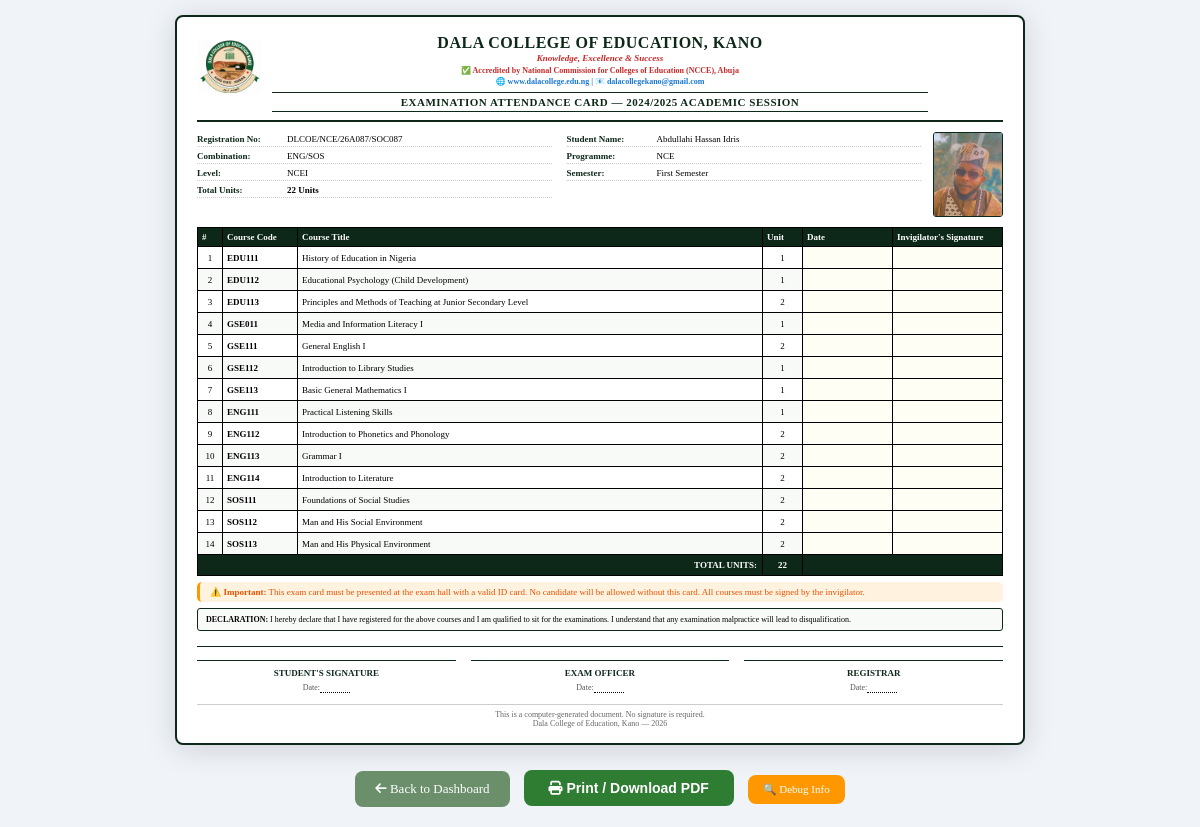
/exam_card.php (signed in), run on the app's committed database.
### tables this page shows
CREATE TABLE `students` (
  `id` int(11) NOT NULL,
  `reg_no` varchar(50) NOT NULL,
  `student_id` varchar(50) DEFAULT NULL,
  `username` varchar(50) DEFAULT NULL,
  `password` varchar(255) NOT NULL,
  `fullname` varchar(100) NOT NULL,
  `email` varchar(100) DEFAULT NULL,
  `phone` varchar(20) DEFAULT NULL,
  `course` varchar(100) DEFAULT NULL,
  `programme` varchar(50) DEFAULT NULL,
  `level` varchar(20) DEFAULT 'NCE III',
  `department` varchar(100) DEFAULT NULL,
  `gender` enum('Male','Female','Other') DEFAULT NULL,
  `dob` date DEFAULT NULL,
  `address` text DEFAULT NULL,
  `guardian_name` varchar(200) DEFAULT NULL,
  `guardian_phone` varchar(20) DEFAULT NULL,
  `branch_code` varchar(20) DEFAULT NULL,
  `status` enum('active','inactive','graduated','pending') DEFAULT 'pending',
  `photo` varchar(255) DEFAULT NULL,
  `created_at` timestamp NOT NULL DEFAULT current_timestamp(),
  `updated_at` timestamp NOT NULL DEFAULT current_timestamp() ON UPDATE current_timestamp(),
  `combination` varchar(20) DEFAULT NULL,
  `marital_status` varchar(20) DEFAULT 'Single',
  `religion` varchar(50) DEFAULT 'Islam',
  `state_of_origin` varchar(50) DEFAULT 'Kano',
  `nationality` varchar(50) DEFAULT 'Nigerian',
  `place_of_birth` varchar(100) DEFAULT 'Kano',
  `lga` varchar(50) DEFAULT 'Dala',
  `permanent_address` text DEFAULT NULL,
  `exam_type` varchar(50) DEFAULT 'WAEC',
  `sponsorship_type` varchar(50) DEFAULT 'Parent/Guardian',
  `sponsor_name` varchar(100) DEFAULT NULL,
  `sponsor_address` text DEFAULT NULL,
  `subject1` varchar(100) DEFAULT NULL,
  `grade1` varchar(5) DEFAULT NULL,
  `month1` varchar(20) DEFAULT NULL,
  `year1` varchar(10) DEFAULT NULL,
  `centre1` varchar(50) DEFAULT NULL,
  `cand1` varchar(50) DEFAULT NULL,
  `subject2` varchar(100) DEFAULT NULL,
  `grade2` varchar(5) DEFAULT NULL,
  `month2` varchar(20) DEFAULT NULL,
  `year2` varchar(10) DEFAULT NULL,
  `centre2` varchar(50) DEFAULT NULL,
  `cand2` varchar(50) DEFAULT NULL,
  `subject3` varchar(100) DEFAULT NULL,
  `grade3` varchar(5) DEFAULT NULL,
  `month3` varchar(20) DEFAULT NULL,
  `year3` varchar(10) DEFAULT NULL,
  `centre3` varchar(50) DEFAULT NULL,
  `cand3` varchar(50) DEFAULT NULL,
  `subject4` varchar(100) DEFAULT NULL,
  `grade4` varchar(5) DEFAULT NULL,
  `month4` varchar(20) DEFAULT NULL,
  `year4` varchar(10) DEFAULT NULL,
  `centre4` varchar(50) DEFAULT NULL,
  `cand4` varchar(50) DEFAULT NULL,
  `subject5` varchar(100) DEFAULT NULL,
  `grade5` varchar(5) DEFAULT NULL,
  `month5` varchar(20) DEFAULT NULL,
  `year5` varchar(10) DEFAULT NULL,
  `centre5` varchar(50) DEFAULT NULL,
  `cand5` varchar(50) DEFAULT NULL,
  `guardian_address` text DEFAULT NULL
);

CREATE TABLE `course_registrations` (
  `id` int(11) NOT NULL,
  `student_id` int(11) DEFAULT NULL,
  `course_code` varchar(50) NOT NULL,
  `course_title` varchar(200) DEFAULT NULL,
  `semester` varchar(20) DEFAULT NULL,
  `level` varchar(20) DEFAULT NULL,
  `academic_year` varchar(10) DEFAULT NULL,
  `credits` int(11) DEFAULT 3,
  `branch_code` varchar(20) DEFAULT NULL,
  `status` enum('registered','completed','dropped') DEFAULT 'registered',
  `grade` varchar(2) DEFAULT NULL,
  `registration_date` date DEFAULT NULL,
  `created_at` timestamp NOT NULL DEFAULT current_timestamp()
);

### exam_card.php (the view, shortened to what this page needs)
<?php
include 'connect.php';
$student_id = $_SESSION['user_id'];
$stmt = $conn->prepare("SELECT * FROM students WHERE id = ?");
$stmt->bind_param("i", $student_id);
$stmt->execute();
$result = $stmt->get_result();
$student = $result->fetch_assoc();
$student_level_raw = $student['level'] ?? 'NCEI';
$student_level = str_replace(' ', '', $student_level_raw);
$student_combination = !empty($student['combination'])
    ? trim($student['combination'])
    : trim($student['course']);
$selected_level = isset($_GET['level']) ? mysqli_real_escape_string($conn, $_GET['level']) : $student_level;
$selected_semester = isset($_GET['semester']) ? mysqli_real_escape_string($conn, $_GET['semester']) : 'First Semester';
$academic_year = '2024/2025';
$reg_query = "SELECT * FROM course_registrations
              WHERE student_id = $student_id
              AND level = '$selected_level'
              AND semester = '$selected_semester'
              AND academic_year = '$academic_year'
              AND status != 'dropped'
              ORDER BY FIELD(SUBSTRING(course_code, 1, 3), 'EDU', 'GSE', 'PED', 'CSC', 'BIO', 'ISC', 'PHY', 'ENG', 'ECO', 'ARB', 'ISS', 'HAU', 'SOS'), course_code";
$reg_result = mysqli_query($conn, $reg_query);
$registered_courses = [];
$total_units = 0;
if ($reg_result) {
    while ($row = mysqli_fetch_assoc($reg_result)) {
        $registered_courses[] = $row;
        $total_units += $row['credits'];
    }
}
$photo_path = "uploads/students/default.png";
if (!empty($student['photo']) && file_exists("uploads/students/" . $student['photo'])) {
    $photo_path = "uploads/students/" . $student['photo'];
} elseif (!empty($student['reg_no']) && file_exists("uploads/students/" . $student['reg_no'] . ".jpg")) {
    $photo_path = "uploads/students/" . $student['reg_no'] . ".jpg";
} elseif (!empty($student['reg_no']) && file_exists("uploads/students/" . $student['reg_no'] . ".png")) {
    $photo_path = "uploads/students/" . $student['reg_no'] . ".png";
}
?>
<!DOCTYPE html>
<html lang="en">
<head>
    <link rel="stylesheet" href="https://cdnjs.cloudflare.com/ajax/libs/font-awesome/6.4.0/css/all.min.css">
</head>
<body>
<div class="card-container" id="printArea">
    <div class="exam-header">
        <div class="exam-logo-left">
            <img src="images/dala-logo.png" alt="Dala College Logo">
        </div>
        <div class="exam-header-text">
            <div class="exam-college-name">DALA COLLEGE OF EDUCATION, KANO</div>
            <div class="exam-motto">Knowledge, Excellence &amp; Success</div>
            <div class="exam-accreditation">✅ Accredited by National Commission for Colleges of Education (NCCE), Abuja</div>
            <div class="exam-contact">🌐 www.dalacollege.edu.ng | 📧 dalacollegekano@gmail.com</div>
            <div class="exam-form-title">Examination Attendance Card — <?php echo $academic_year; ?> Academic Session</div>
        </div>
    </div>
    <div class="exam-body-info">
        <div class="info-wrapper">
            <div class="student-details">
                <div class="row">
                    <span class="label">Registration No:</span>
                    <span class="value"><?php echo htmlspecialchars($student['reg_no'] ?? 'N/A'); ?></span>
                </div>
                <div class="row">
                    <span class="label">Student Name:</span>
                    <span class="value"><?php echo htmlspecialchars($student['fullname'] ?? 'N/A'); ?></span>
                </div>
                <div class="row">
                    <span class="label">Combination:</span>
                    <span class="value"><?php echo htmlspecialchars($student_combination); ?></span>
                </div>
                <div class="row">
                    <span class="label">Programme:</span>
                    <span class="value"><?php echo htmlspecialchars($student['programme'] ?? 'NCE'); ?></span>
                </div>
                <div class="row">
                    <span class="label">Level:</span>
                    <span class="value"><?php echo htmlspecialchars($selected_level); ?></span>
                </div>
                <div class="row">
                    <span class="label">Semester:</span>
                    <span class="value"><?php echo htmlspecialchars($selected_semester); ?></span>
                </div>
                <div class="row">
                    <span class="label">Total Units:</span>
                    <span class="value"><strong><?php echo $total_units; ?> Units</strong></span>
                </div>
            </div>
            <div class="student-photo">
                <img src="<?php echo $photo_path; ?>" alt="Student Photo"
                     onerror="this.src='https://via.placeholder.com/70x85/cccccc/333333?text=PHOTO'">
            </div>
        </div>
    </div>
    <table class="exam-table">
        <thead>
            <tr>
                <th style="width:25px;">#</th>
                <th style="width:75px;">Course Code</th>
                <th>Course Title</th>
                <th style="width:40px;">Unit</th>
                <th style="width:90px;">Date</th>
                <th style="width:110px;">Invigilator's Signature</th>
            </tr>
        </thead>
        <tbody>
            <?php
            $i = 1;
            foreach ($registered_courses as $course):
            ?>
            <tr>
                <td style="text-align:center;"><?php echo $i++; ?></td>
                <td><strong><?php echo htmlspecialchars($course['course_code']); ?></strong></td>
                <td><?php echo htmlspecialchars($course['course_title']); ?></td>
                <td style="text-align:center;"><?php echo $course['credits']; ?></td>
                <td class="date-col"></td>
                <td class="sign-col"></td>
            </tr>
            <?php endforeach; ?>
            <tr class="total-row">
                <td colspan="3" style="text-align:right; padding:5px;">TOTAL UNITS:</td>
                <td style="text-align:center; padding:5px;"><?php echo $total_units; ?></td>
                <td colspan="2"></td>
            </tr>
        </tbody>
    </table>
    <div class="warnings">
        ⚠️ <strong>Important:</strong> This exam card must be presented at the exam hall with a valid ID card.
        No candidate will be allowed without this card. All courses must be signed by the invigilator.
    </div>
    <div class="exam-declaration">
        <strong>DECLARATION:</strong> I hereby declare that I have registered for the above courses and I am qualified to sit for the examinations. I understand that any examination malpractice will lead to disqualification.
    </div>
    <div class="exam-signature-area">
        <div class="sign-row">
            <div class="sign-box">
                <div class="sign-line"></div>
                <div class="sign-title">Student's Signature</div>
                <div class="sign-date">Date: <span></span></div>
            </div>
            <div class="sign-box">
                <div class="sign-line"></div>
                <div class="sign-title">Exam Officer</div>
                <div class="sign-date">Date: <span></span></div>
            </div>
            <div class="sign-box">
                <div class="sign-line"></div>
                <div class="sign-title">Registrar</div>
                <div class="sign-date">Date: <span></span></div>
            </div>
        </div>
    </div>
    <div class="exam-footer">
        <p>This is a computer-generated document. No signature is required.</p>
        <p>Dala College of Education, Kano — <?php echo date('Y'); ?></p>
    </div>
</div>
<div class="actions no-print">
    <a href="student_dashboard.php" class="btn-back">
        <i class="fas fa-arrow-left"></i> Back to Dashboard
    </a>
    <button onclick="window.print()" class="btn-print">
        <i class="fas fa-print"></i> Print / Download PDF
    </button>
    <a href="?debug=1" class="btn-debug">
        🔍 Debug Info
    </a>
</div>
</body>
</html>

### data on the page
students: reg_no "DLCOE/NCE/26A087/SOC087", fullname "Abdullahi Hassan Idris", combination "ENG/SOS", programme "NCE", level "NCEI", photo (picture)
course_registrations: course_code "EDU111", course_title "History of Education in Nigeria", credits "1"
course_registrations: course_code "EDU112", course_title "Educational Psychology (Child Development)", credits "1"
course_registrations: course_code "EDU113", course_title "Principles and Methods of Teaching at Junior Secondary Level", credits "2"
course_registrations: course_code "GSE011", course_title "Media and Information Literacy I", credits "1"
course_registrations: course_code "GSE111", course_title "General English I", credits "2"
course_registrations: course_code "GSE112", course_title "Introduction to Library Studies", credits "1"
course_registrations: course_code "GSE113", course_title "Basic General Mathematics I", credits "1"
course_registrations: course_code "ENG111", course_title "Practical Listening Skills", credits "1"
course_registrations: course_code "ENG112", course_title "Introduction to Phonetics and Phonology", credits "2"
course_registrations: course_code "ENG113", course_title "Grammar I", credits "2"
course_registrations: course_code "ENG114", course_title "Introduction to Literature", credits "2"
course_registrations: course_code "SOS111", course_title "Foundations of Social Studies", credits "2"
course_registrations: course_code "SOS112", course_title "Man and His Social Environment", credits "2"
course_registrations: course_code "SOS113", course_title "Man and His Physical Environment", credits "2"

### other printed values
$academic_year "2024/2025"
$selected_semester "First Semester"
$total_units "22"
